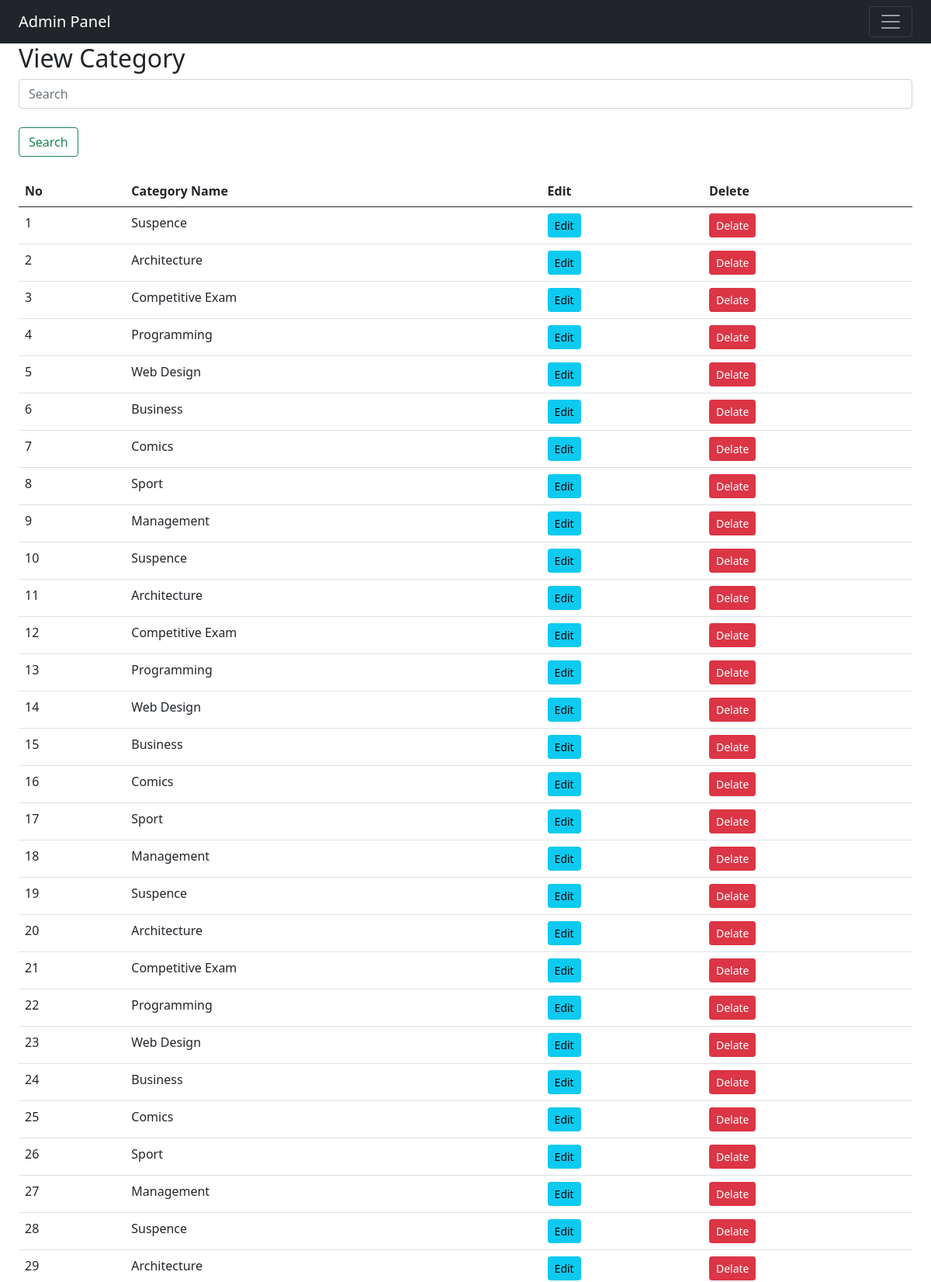
/admin/category_view.php (signed in, upper part), run on the app's committed database.
### tables this page shows
CREATE TABLE `category_table` (
  `category_id` int NOT NULL AUTO_INCREMENT,
  `category_name` varchar(50) NOT NULL,
  PRIMARY KEY (`category_id`)
);

### admin/functions/process_category_view_data.php (the view)
<?php
    function display_data($count, $category_result)
    {
        while($category_row = mysqli_fetch_assoc($category_result))
        {
            echo '
                <tr class="odd gradeX">
                    <td>' . $count . '</td>
                    <td>' . $category_row['category_name'] . '</td>
                    <td><a class="btn btn-info btn-sm" href="category_edit.php?id=' . $category_row['category_id'] . '">Edit</a></td>
                    <td><a class="btn btn-danger btn-sm" href="functions/process_category_del.php?id=' . $category_row['category_id'] . '">Delate</a></td>
                </tr>';
            $count++;
        }
    }
?>

### data on the page
category_table: category_name "Suspence"
category_table: category_name "Architecture"
category_table: category_name "Competitive Exam"
category_table: category_name "Programming"
category_table: category_name "Web Design"
category_table: category_name "Business"
category_table: category_name "Comics"
category_table: category_name "Sport"
category_table: category_name "Management"
category_table: category_name "Suspence"
category_table: category_name "Architecture"
category_table: category_name "Competitive Exam"
category_table: category_name "Programming"
category_table: category_name "Web Design"
category_table: category_name "Business"
category_table: category_name "Comics"
category_table: category_name "Sport"
category_table: category_name "Management"
category_table: category_name "Suspence"
category_table: category_name "Architecture"
category_table: category_name "Competitive Exam"
category_table: category_name "Programming"
category_table: category_name "Web Design"
category_table: category_name "Business"
category_table: category_name "Comics"
category_table: category_name "Sport"
category_table: category_name "Management"
category_table: category_name "Suspence"
category_table: category_name "Architecture"
